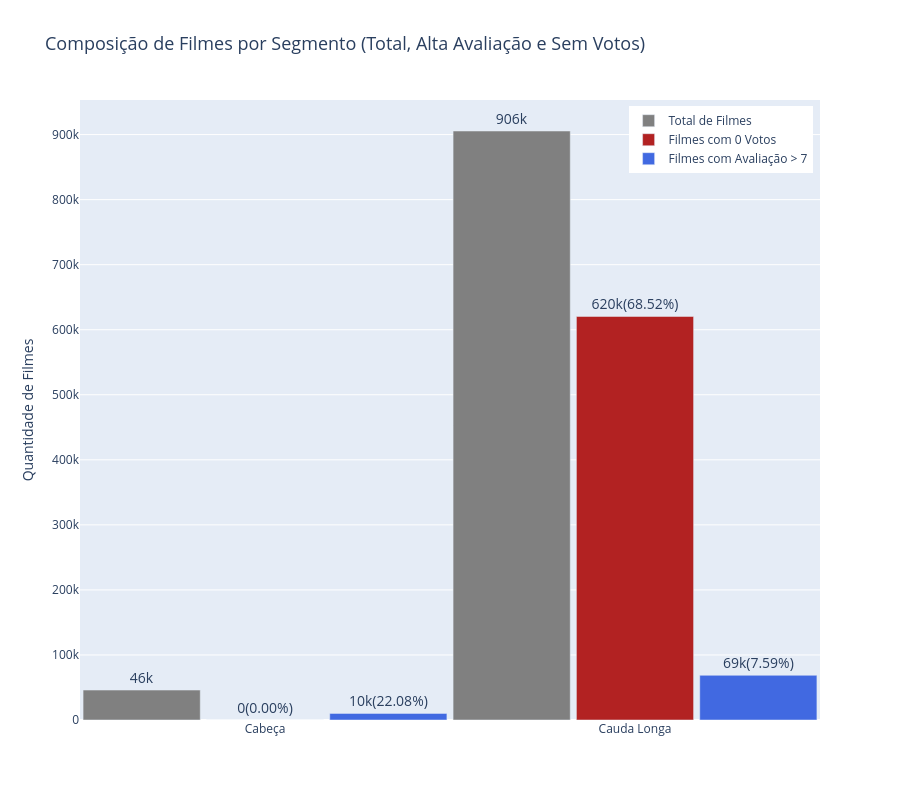

This figure's notebook cell:
### Code cell
import plotly.express as px
import pandas as pd
import numpy as np # Import numpy for tick generation

filmes_cauda_longa_alta_nota = df_tail[df_tail['vote_average'] > 7]
filmes_head_alta_nota = df_head[df_head['vote_average'] > 7]

# Calculate films with 0 votes in each segment
df_head_zero_votes = df_head[df_head[col_votos] == 0]
df_tail_zero_votes = df_tail[df_tail[col_votos] == 0]

# Prepare data for Plotly grouped bar chart with requested categories
data_grouped = {
    'Segmento': [
        'Cauda Longa', 'Cauda Longa', 'Cauda Longa',
        'Cabeça', 'Cabeça', 'Cabeça' # Added 'Cabeça' for zero votes
    ],
    'Categoria': [
        'Total de Filmes', 'Filmes com 0 Votos', 'Filmes com Avaliação > 7',
        'Total de Filmes', 'Filmes com 0 Votos', 'Filmes com Avaliação > 7' # Added 'Filmes com 0 Votos' for Cabeça
    ],
    'Quantidade': [
        len(df_tail),                          # Cauda Longa: Total de Filmes
        len(df_tail_zero_votes),               # Cauda Longa: Filmes com 0 Votos
        len(filmes_cauda_longa_alta_nota),     # Cauda Longa: Filmes > 7
        len(df_head),                          # Cabeça: Total de Filmes
        len(df_head_zero_votes),               # Cabeça: Filmes com 0 Votos (which is 0)
        len(filmes_head_alta_nota)             # Cabeça: Filmes > 7
    ]
}
df_plot_grouped = pd.DataFrame(data_grouped)

# Removed filtering to explicitly show 'Filmes com 0 Votos' for Cabeça, even if 0
df_plot_grouped_filtered = df_plot_grouped.copy()

# Calculate percentages for annotations
df_plot_grouped_filtered['Percentage_Label'] = ''

total_cauda_longa_count = len(df_tail)
total_head_count = len(df_head)

def format_quantity(num):
    if num >= 1000:
        return f'{num/1000:.0f}k'
    return f'{num:,}'

def assign_percentage_grouped(row):
    if row['Segmento'] == 'Cauda Longa':
        total = total_cauda_longa_count
    else: # Cabeça
        total = total_head_count

    if row['Categoria'] == 'Total de Filmes':
        return format_quantity(row["Quantidade"]) if total > 0 else '' # Only quantity, abbreviated if large
    elif total > 0:
        percentage = (row["Quantidade"] / total) * 100
        return f'{format_quantity(row["Quantidade"])}({percentage:.2f}%)'
    return ''

df_plot_grouped_filtered['Percentage_Label'] = df_plot_grouped_filtered.apply(assign_percentage_grouped, axis=1)

# Create the Plotly grouped bar chart
fig = px.bar(
    df_plot_grouped_filtered,
    x='Segmento',
    y='Quantidade',
    color='Categoria',
    barmode='group',
    text='Percentage_Label',
    title='Composição de Filmes por Segmento (Total, Alta Avaliação e Sem Votos)',
    labels={
        'Quantidade': 'Quantidade de Filmes'
    },
    color_discrete_map={
        'Total de Filmes': 'gray',
        'Filmes com Avaliação > 7': 'royalblue',
        'Filmes com 0 Votos': 'firebrick'
    },
    category_orders={
        'Segmento': ['Cabeça', 'Cauda Longa'], # Invert the order here
        'Categoria': ['Total de Filmes', 'Filmes com 0 Votos', 'Filmes com Avaliação > 7']
    }
)

# --- Custom Y-axis formatting ---
y_max = df_plot_grouped_filtered['Quantidade'].max()
y_min = df_plot_grouped_filtered['Quantidade'].min()

# Adjust tick interval to ensure all hundreds of thousands are displayed if applicable
if y_max > 200000: # If the max value is in hundreds of thousands, ensure 100k intervals
    tick_interval = 100000
elif y_max > 20000: # If max value is in tens of thousands, ensure 10k intervals
    tick_interval = 10000
elif y_max > 2000: # If max value is in thousands, ensure 1k intervals
    tick_interval = 1000
else: # For smaller values, aim for 100s, rounded up based on a raw interval
    num_desired_ticks = 7
    tick_interval_raw = (y_max - y_min) / num_desired_ticks
    tick_interval = max(100, (round(tick_interval_raw / 100) + 1) * 100)

tick_vals = np.arange(0, y_max + tick_interval, tick_interval)
tick_text = [format_quantity(val) for val in tick_vals]

fig.update_layout(
    xaxis_title_font_size=14,
    yaxis_title_font_size=14,
    title_font_size=18,
    legend=dict(
        x=0.99,
        y=0.99,
        xanchor='right',
        yanchor='top',
        title_text=''
    ),
    yaxis=dict(
        tickmode='array',
        tickvals=tick_vals,
        ticktext=tick_text
    ),
    xaxis_title_text='', # Remove x-axis title
    bargap=0,  # gap between bars of the same location coordinate
    bargroupgap=0.05,
    height=800  # Increased height of the graph
)

fig.update_traces(textposition='outside', textfont=dict(size=14))
fig.show()

### Figure 1 — Plotly figure (JSON) as saved in the notebook; plotly's stock layout.template omitted (floating-point values rounded to 4 significant figures)
{"data": [{"alignmentgroup": "True", "hovertemplate": "Categoria=Total de Filmes<br>Segmento=%{x}<br>Quantidade de Filmes=%{y}<br>Percentage_Label=%{text}<extra></extra>", "legendgroup": "Total de Filmes", "marker": {"color": "gray", "pattern": {"shape": ""}}, "name": "Total de Filmes", "offsetgroup": "Total de Filmes", "orientation": "v", "showlegend": true, "text": ["906k", "46k"], "textfont": {"size": 14}, "textposition": "outside", "type": "bar", "x": ["Cauda Longa", "Cabeça"], "xaxis": "x", "y": [905517, 46038], "yaxis": "y"}, {"alignmentgroup": "True", "hovertemplate": "Categoria=Filmes com 0 Votos<br>Segmento=%{x}<br>Quantidade de Filmes=%{y}<br>Percentage_Label=%{text}<extra></extra>", "legendgroup": "Filmes com 0 Votos", "marker": {"color": "firebrick", "pattern": {"shape": ""}}, "name": "Filmes com 0 Votos", "offsetgroup": "Filmes com 0 Votos", "orientation": "v", "showlegend": true, "text": ["620k(68.52%)", "0(0.00%)"], "textfont": {"size": 14}, "textposition": "outside", "type": "bar", "x": ["Cauda Longa", "Cabeça"], "xaxis": "x", "y": [620424, 0], "yaxis": "y"}, {"alignmentgroup": "True", "hovertemplate": "Categoria=Filmes com Avaliação > 7<br>Segmento=%{x}<br>Quantidade de Filmes=%{y}<br>Percentage_Label=%{text}<extra></extra>", "legendgroup": "Filmes com Avaliação > 7", "marker": {"color": "royalblue", "pattern": {"shape": ""}}, "name": "Filmes com Avaliação > 7", "offsetgroup": "Filmes com Avaliação > 7", "orientation": "v", "showlegend": true, "text": ["69k(7.59%)", "10k(22.08%)"], "textfont": {"size": 14}, "textposition": "outside", "type": "bar", "x": ["Cauda Longa", "Cabeça"], "xaxis": "x", "y": [68707, 10167], "yaxis": "y"}], "layout": {"bargap": 0, "bargroupgap": 0.05, "barmode": "group", "height": 800, "legend": {"title": {"text": ""}, "tracegroupgap": 0, "x": 0.99, "xanchor": "right", "y": 0.99, "yanchor": "top"}, "title": {"font": {"size": 18}, "text": "Composição de Filmes por Segmento (Total, Alta Avaliação e Sem Votos)"}, "xaxis": {"anchor": "y", "categoryarray": ["Cabeça", "Cauda Longa"], "categoryorder": "array", "domain": [0, 1], "title": {"font": {"size": 14}, "text": ""}}, "yaxis": {"anchor": "x", "domain": [0, 1], "tickmode": "array", "ticktext": ["0", "100k", "200k", "300k", "400k", "500k", "600k", "700k", "800k", "900k", "1000k"], "tickvals": [0, 100000, 200000, 300000, 400000, 500000, 600000, 700000, 800000, 900000, 1000000], "title": {"font": {"size": 14}, "text": "Quantidade de Filmes"}}}}
